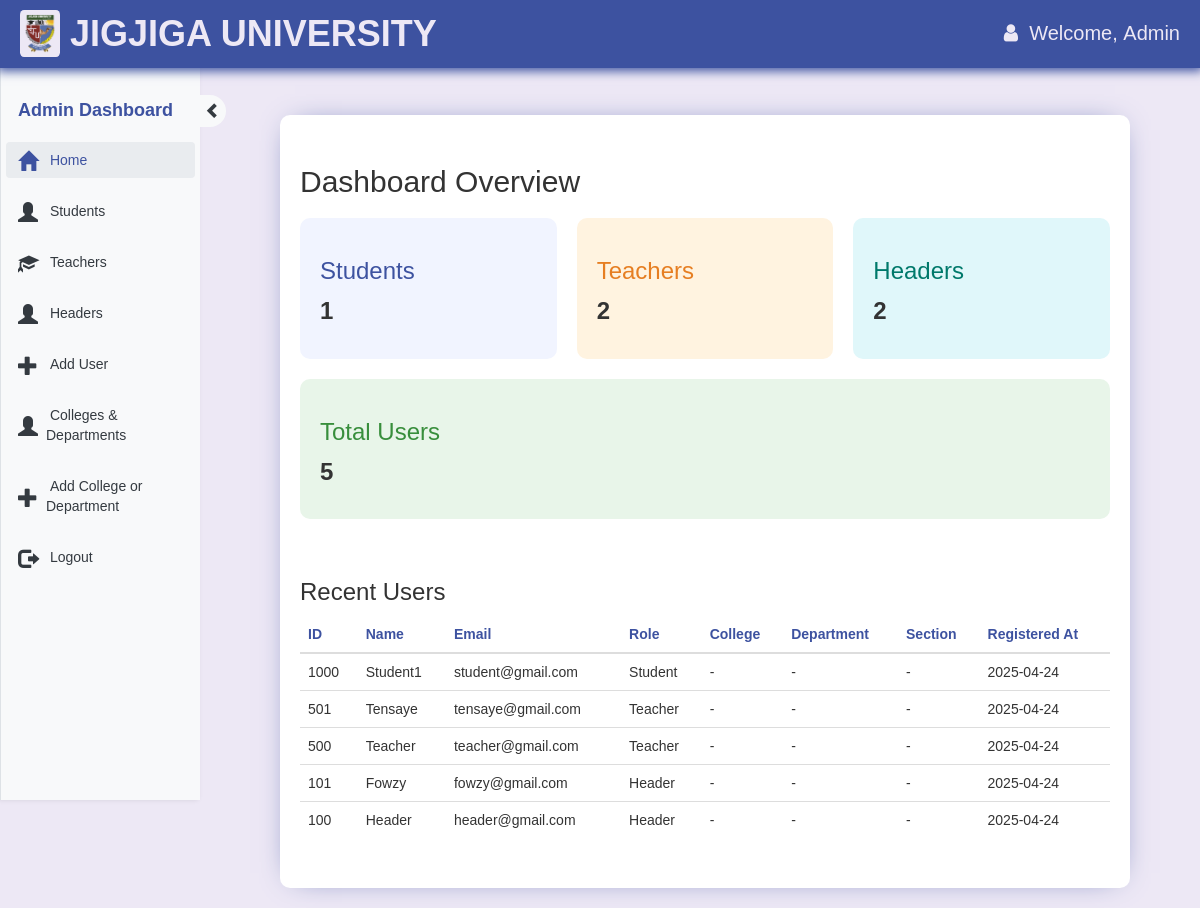
/admin.php (signed in), run on an earlier commit of the app's database.
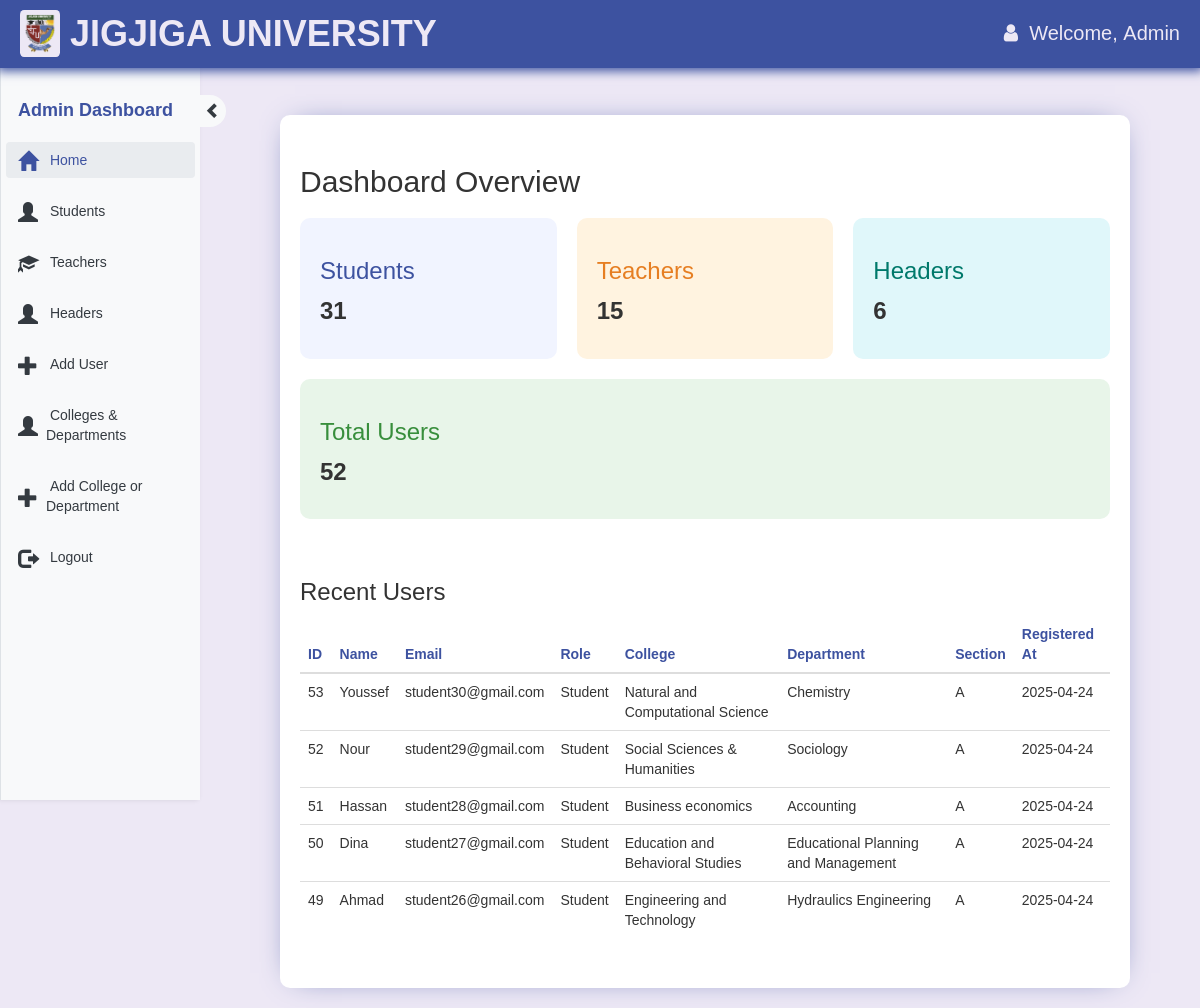
And on a later commit of the database.
### tables this page shows
CREATE TABLE `user` (
  `id` INT PRIMARY KEY AUTO_INCREMENT,
  `email` varchar(50) NOT NULL,
  `password` varchar(18) NOT NULL,
  `name` varchar(50) NOT NULL,
  `fatherName` varchar(50) DEFAULT NULL,
  `gender` ENUM('M', 'F') NOT NULL,
  `phone` varchar(20) DEFAULT NULL,
  `role` ENUM('student', 'teacher', 'header', 'admin') DEFAULT 'student',
  `date` timestamp NOT NULL DEFAULT current_timestamp() ON UPDATE current_timestamp(),
  `year` ENUM('1st', '2nd', '3rd', '4th') DEFAULT null, 
  `college_id` INT DEFAULT NULL,
  `department_id` INT DEFAULT NULL,
  `section_id` INT DEFAULT NULL,
  
  FOREIGN KEY (`college_id`) REFERENCES `colleges`(`id`) ON DELETE SET NULL,
  FOREIGN KEY (`department_id`) REFERENCES `departments`(`id`) ON DELETE SET NULL,
  FOREIGN KEY (`section_id`) REFERENCES `sections`(`id`) ON DELETE SET NULL
);

CREATE TABLE colleges (
  id INT AUTO_INCREMENT PRIMARY KEY,
  name VARCHAR(100) NOT NULL UNIQUE
);

CREATE TABLE departments (
  id INT AUTO_INCREMENT PRIMARY KEY,
  name VARCHAR(100) NOT NULL,
  college_id INT,
  FOREIGN KEY (college_id) REFERENCES colleges(id)
);

CREATE TABLE sections (
  id INT AUTO_INCREMENT PRIMARY KEY,
  name VARCHAR(1) NOT NULL,
  department_id INT,
  FOREIGN KEY (department_id) REFERENCES departments(id)
);

### admin.php (the view, shortened to what this page needs)
<!DOCTYPE html>
<html lang="en">
<head>
    <link
      rel="stylesheet"
      href="https://cdnjs.cloudflare.com/ajax/libs/font-awesome/4.7.0/css/font-awesome.min.css"
    />
    <link rel="stylesheet" href="css/bootstrap.min.css?v=<?php echo time(); ?>">
    <link rel="stylesheet" href="css/bootstrap-theme.min.css?v=<?php echo time(); ?>">
    <link rel="stylesheet" href="css/style.css?v=<?php echo time(); ?>">
</head>
<body>
<?php
    include_once 'dbConnection.php';
    $name  = $_SESSION['name'];
    ?>
    <nav class="navbar navbar-fixed-top">
        <div class="main-header">
            <img src="img/Jijiga_University.png" alt="Jijiga University logo" />
            <h1>JIGJIGA UNIVERSITY</h1>
        </div>
        <div class="flex-row welcome-text">
            <span class="fa fa-user" aria-hidden="true"></span>&nbsp;&nbsp;Welcome,&nbsp;
            <span class="log log1"><?php echo htmlspecialchars($name) ?></span>
        </div>
    </nav>
<div id="sidenav" class="right-sidebar side-nav-small" style="overflow: visible;">
            <div class="title1">
                <div class="">
                    <div class="side-nav-header">
                        <b class="sidenav-txt side-nav-text">Admin Dashboard</b>
                        <span id="sidenav-btn" class="glyphicon glyphicon-chevron-right side-nav-button"
                            style="font-size: 16px;" aria-hidden="true"></span>
                    </div>
                    <div class="" style="padding: 0;" id="">
                        <ul class="side-nav-links">
                            <li <?php if(@$_GET['q']==0) echo'class="active"'; ?>>
                                <a href="admin.php?q=0">
                                    <span class="glyphicon glyphicon-home bigger-icons" aria-hidden="true"></span>
                                    <div class="sidenav-txt side-nav-text">&nbsp;Home</div>
                                </a>
                            </li>
                        <li <?php if(@$_GET['q']==1) echo'class="active"'; ?>>
                            <a href="admin.php?q=1">
                                <span class="glyphicon glyphicon-user bigger-icons" aria-hidden="true"></span>
                                <div class="sidenav-txt side-nav-text">&nbsp;Students</div>
                            </a>
                        </li>
                        <li <?php if(@$_GET['q']==2) echo'class="active"'; ?>>
                            <a href="admin.php?q=2">
                                <span class="glyphicon glyphicon-education bigger-icons" aria-hidden="true"></span>
                                <div class="sidenav-txt side-nav-text">&nbsp;Teachers</div>
                            </a>
                        </li>
                        <li <?php if(@$_GET['q']==3) echo'class="active"'; ?>>
                            <a href="admin.php?q=3">
                                <span class="glyphicon glyphicon-user bigger-icons" aria-hidden="true"></span>
                                <div class="sidenav-txt side-nav-text">&nbsp;Headers</div>
                            </a>
                        </li>
                        <li <?php if(@$_GET['q']==5) echo'class="active"'; ?>>
                            <a href="admin.php?q=5">
                            <span class="glyphicon glyphicon-plus bigger-icons" aria-hidden="true"></span>
                                <div class="sidenav-txt side-nav-text">&nbsp;Add User</div>
                            </a>
                        </li>
                        <li <?php if(@$_GET['q']==4) echo'class="active"'; ?>>
                            <a href="admin.php?q=4">
                                <span class="glyphicon glyphicon-user bigger-icons" aria-hidden="true"></span>
                                <div class="sidenav-txt side-nav-text">&nbsp;Colleges & Departments</div>
                            </a>
                        </li>
                        <li <?php if(@$_GET['q']==6) echo'class="active"'; ?>>
                            <a href="admin.php?q=6">
                            <span class="glyphicon glyphicon-plus bigger-icons" aria-hidden="true"></span>
                                <div class="sidenav-txt side-nav-text">&nbsp;Add College or Department</div>
                            </a>
                        </li>
                        <li>
                            <a href="logout.php?q=admin.php">
                                <span class="glyphicon glyphicon-log-out bigger-icons" aria-hidden="true"></span>
                                <div class="sidenav-txt side-nav-text">&nbsp;Logout</div>
                            </a>
                        </li>
                        </ul>
                    </div>
                </div>
            </div>
        </div>
<div id="main" class="main-container">
    <div class="row">
        <div class="col-md-12">
<?php if (@$_GET['q'] == 0 && $_SESSION['role'] == 'admin'): ?>
    <div class="section-panel" style="margin-bottom: 0;">
        <h2 style="margin-bottom: 20px;">Dashboard Overview</h2>
        <?php
        $student_count = mysqli_num_rows(mysqli_query($con, "SELECT id FROM user WHERE role='student'"));
        $teacher_count = mysqli_num_rows(mysqli_query($con, "SELECT id FROM user WHERE role='teacher'"));
        $header_count = mysqli_num_rows(mysqli_query($con, "SELECT id FROM user WHERE role='header'"));
        $total_users = mysqli_num_rows(mysqli_query($con, "SELECT id FROM user WHERE role!='admin'"));
        ?>
        <div style="display: flex; gap: 20px; flex-wrap: wrap;">
            <div class="card" style="flex: 1; padding: 20px; border-radius: 10px; background-color: #f1f4ff; min-width: 200px;">
                <h3 style="color: #3d52a0;">Students</h3>
                <p style="font-size: 24px; font-weight: bold;"><?= $student_count ?></p>
            </div>
            <div class="card" style="flex: 1; padding: 20px; border-radius: 10px; background-color: #fff3e0; min-width: 200px;">
                <h3 style="color: #e67e22;">Teachers</h3>
                <p style="font-size: 24px; font-weight: bold;"><?= $teacher_count ?></p>
            </div>
            <div class="card" style="flex: 1; padding: 20px; border-radius: 10px; background-color: #e0f7fa; min-width: 200px;">
                <h3 style="color: #00796b;">Headers</h3>
                <p style="font-size: 24px; font-weight: bold;"><?= $header_count ?></p>
            </div>
            <div class="card" style="flex: 1; padding: 20px; border-radius: 10px; background-color: #e8f5e9; min-width: 200px;">
                <h3 style="color: #388e3c;">Total Users</h3>
                <p style="font-size: 24px; font-weight: bold;"><?= $total_users ?></p>
            </div>
        </div>
        <br><br>
        <h3>Recent Users</h3>
        <table class="recent-table table  title1">
            <thead>
                <tr style="color: #3d52a0;">
                    <th>ID</th>
                    <th>Name</th>
                    <th>Email</th>
                    <th>Role</th>
                    <th>College</th>
                    <th>Department</th>
                    <th>Section</th>
                    <th>Registered At</th>
                </tr>
            </thead>
            <?php
            $recent_users = mysqli_query($con, "
                SELECT user.id, user.name, user.email, user.role, user.date,
                       colleges.name AS college_name,
                       departments.name AS department_name,
                       sections.name AS section_name
                FROM user
                LEFT JOIN colleges ON user.college_id = colleges.id
                LEFT JOIN departments ON user.department_id = departments.id
                LEFT JOIN sections ON user.section_id = sections.id
                WHERE user.role != 'admin'
                ORDER BY user.id DESC
                LIMIT 5
            ");
            while ($user = mysqli_fetch_array($recent_users)) {
                $formatted_date = date("Y-m-d", strtotime($user['date']));
                $college_name = $user['college_name'] ? htmlspecialchars($user['college_name']) : '-';
                $department_name = $user['department_name'] ? htmlspecialchars($user['department_name']) : '-';
                $section_name = $user['section_name'] ? htmlspecialchars($user['section_name']) : '-';
                echo '<tr>';
                echo '<td>' . $user['id'] . '</td>';
                echo '<td>' . htmlspecialchars($user['name']) . '</td>';
                echo '<td>' . htmlspecialchars($user['email']) . '</td>';
                echo '<td>' . ucfirst($user['role']) . '</td>';
                echo '<td>' . $college_name . '</td>';
                echo '<td>' . $department_name . '</td>';
                echo '<td>' . $section_name . '</td>';
                echo '<td>' . $formatted_date . '</td>';
                echo '</tr>';
            }
            ?>
        </table>
    </div>
<?php endif; ?>
        </div>
    </div>
</div>
</body>
</html>

### css/style.css (style rules this page uses)
* { margin: 0; padding: 0; box-sizing: border-box; }
a { text-decoration: none; }
body { background: #ede8f5 !important; font-family: 'Trebuchet MS', 'Lucida Sans Unicode', 'Lucida Grande', 'Lucida Sans', Arial, sans-serif !important; }
.navbar { display: flex; justify-content: space-between; align-items: center; width: 100%; padding: 10px 20px; background-color: #3d52a0 !important; color: #ede8f5; font-size: 20px; box-shadow: 0 0 10px 3px #3d52a0; }
.flex-row { display: flex; align-items: center; }
.main-header { display: flex; align-items: center; gap: 1rem; width: 100%; }
.main-header img { width: 40px; padding: 4px; border-radius: 10%; background-color: #ede8f5; }
.main-header h1 { font-weight: bolder; margin: 0; white-space: nowrap; }
.main-container { margin-top: 70px; margin-left: 70px; padding: 20px; }
.move-right { margin-left: 210px; }
.side-nav-header { position: relative; font-size: 18px; margin-bottom: 1rem; white-space: nowrap; color: #3d52a0; padding: 8px 12px; }
.side-nav-button { position: absolute; top: 50%; right: -31px; transform: translateY(-50%); padding: 8px 5px; background-color: #f8f9fa; color: #343a40; cursor: pointer; border-top-right-radius: 20px; border-bottom-right-radius: 20px; }
.bigger-icons { font-size: 20px; }
.right-sidebar { position: fixed; top: 0; left: 0; width: 200px; height: 100vh; background-color: #f8f9fa; border-left: 1px solid #dee2e6; padding: 90px 5px 0 5px; box-shadow: -2px 0 5px rgba(0, 0, 0, 0.1); z-index: 10; overflow-y: auto; }
.side-nav-big { width: 200px; }
.side-nav-links { list-style: none; padding: 0; margin: 0; }
.side-nav-links li { margin-bottom: 15px; }
.side-nav-links li a { display: flex; align-items: center; color: #343a40; text-decoration: none; font-weight: 500; padding: 8px 12px; border-radius: 4px; transition: background-color 0.3s ease; }
.side-nav-links li a:hover, .side-nav-links li.active a { background-color: #e9ecef; color: #3d52a0; }
.side-nav-links li a .glyphicon { margin-right: 8px; }
.section-panel { margin: 50px; margin-top: 25px; padding: 30px 20px; background-color: white; border-radius: 1rem; box-shadow: 0 0 30px -15px #3d52a0; min-width: 200px; }

What changed in the data, as far as the page shows it:
removed user: id "1000", name "Student1", email "student@gmail.com", role "Student", college_name "-", department_name "-", section_name "-", date "2025-04-24"
removed user: id "501", name "Tensaye", email "tensaye@gmail.com", role "Teacher", college_name "-", department_name "-", section_name "-", date "2025-04-24"
removed user: id "500", name "Teacher", email "teacher@gmail.com", role "Teacher", college_name "-", department_name "-", section_name "-", date "2025-04-24"
removed user: id "101", name "Fowzy", email "fowzy@gmail.com", role "Header", college_name "-", department_name "-", section_name "-", date "2025-04-24"
removed user: id "100", name "Header", email "header@gmail.com", role "Header", college_name "-", department_name "-", section_name "-", date "2025-04-24"
added user: id "53", name "Youssef", email "student30@gmail.com", role "Student", college.name "Natural and Computational Science", department.name "Chemistry", section.name "A", date "2025-04-24"
added user: id "52", name "Nour", email "student29@gmail.com", role "Student", college.name "Social Sciences & Humanities", department.name "Sociology", section.name "A", date "2025-04-24"
added user: id "51", name "Hassan", email "student28@gmail.com", role "Student", college.name "Business economics", department.name "Accounting", section.name "A", date "2025-04-24"
added user: id "50", name "Dina", email "student27@gmail.com", role "Student", college.name "Education and Behavioral Studies", department.name "Educational Planning and Management", section.name "A", date "2025-04-24"
added user: id "49", name "Ahmad", email "student26@gmail.com", role "Student", college.name "Engineering and Technology", department.name "Hydraulics Engineering", section.name "A", date "2025-04-24"
Also different on the page:
$student_count: "1" → "31"
$teacher_count: "2" → "15"
$header_count: "2" → "6"
$total_users: "5" → "52"
